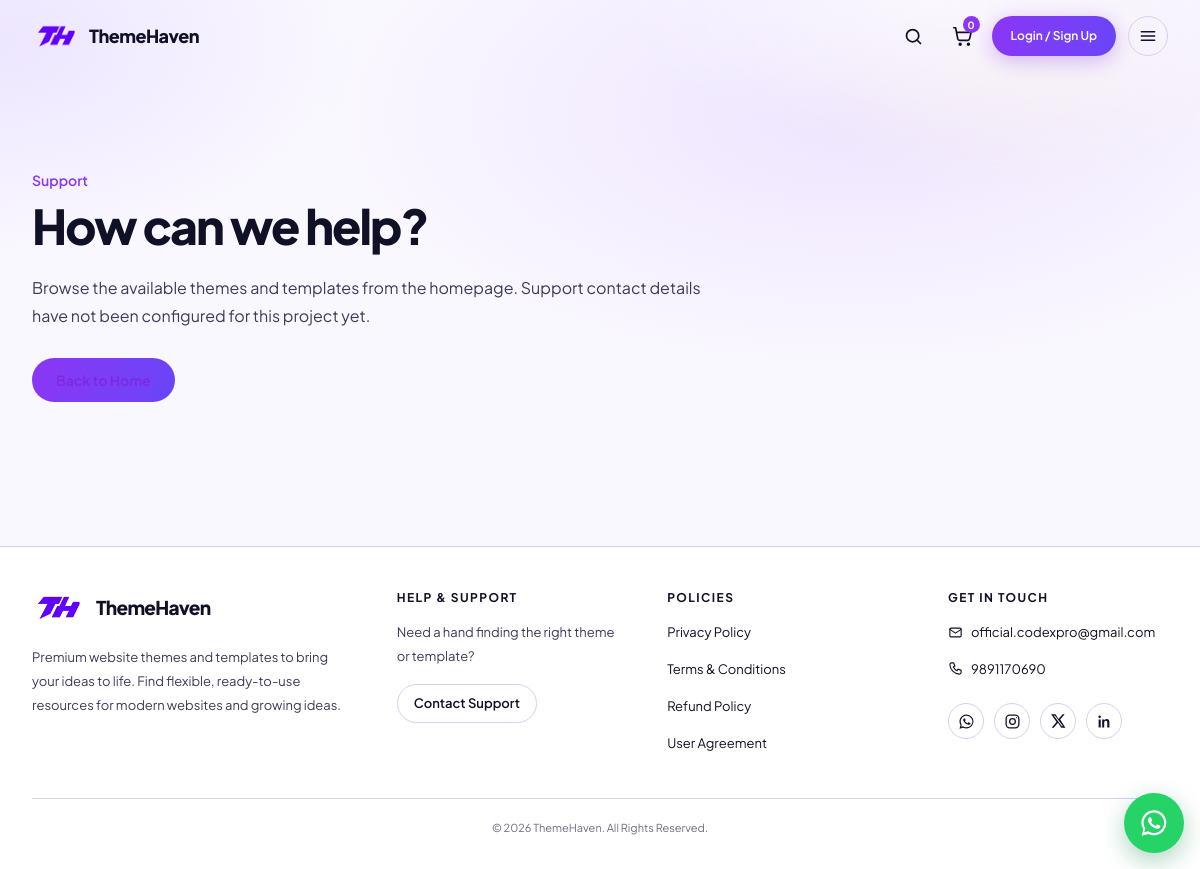
Page /support/ (signed in) on the committed database.
### core/models.py (models this page shows, shortened)
class FooterSettings(models.Model):
    id = models.PositiveSmallIntegerField(primary_key=True, default=1, editable=False)
    brand_description = models.TextField(
        'Brand Description',
        max_length=320,
        default='Premium website themes and templates to bring your ideas to life. Find flexible, ready-to-use resources for modern websites and growing ideas.',
    )
    help_heading = models.CharField('Help & Support Heading', max_length=60, default='Help & Support')
    help_intro = models.CharField(
        'Help & Support Introduction',
        max_length=240,
        default='Need a hand finding the right theme or template?',
    )
    support_button_label = models.CharField('Support Button Text', max_length=60, default='Contact Support')
    support_url = models.CharField(
        'Support Page URL',
        max_length=200,
        default='/support/',
        help_text='Use an internal path such as /support/ or a full http(s) URL.',
    )
    policies_heading = models.CharField('Policies Heading', max_length=60, default='Policies')
    privacy_label = models.CharField('Privacy Policy Title', max_length=80, default='Privacy Policy')
    privacy_url = models.CharField(
        'Privacy Policy URL',
        max_length=200,
        default='/privacy-policy/',
        help_text='Use an internal path or a full http(s) URL.',
    )
    terms_label = models.CharField('Terms & Conditions Title', max_length=80, default='Terms & Conditions')
    terms_url = models.CharField(
        'Terms & Conditions URL',
        max_length=200,
        default='/terms-conditions/',
        help_text='Use an internal path or a full http(s) URL.',
    )
    refund_label = models.CharField('Refund Policy Title', max_length=80, default='Refund Policy')
    refund_url = models.CharField(
        'Refund Policy URL',
        max_length=200,
        default='/refund-cancellation-policy/',
        help_text='Use an internal path or a full http(s) URL.',
    )
    agreement_label = models.CharField('User Agreement Title', max_length=80, default='User Agreement')
    agreement_url = models.CharField(
        'User Agreement URL',
        max_length=200,
        default='/shipping-delivery-policy/',
        help_text='Use an internal path or a full http(s) URL.',
    )
    contact_heading = models.CharField('Contact Heading', max_length=60, default='Get in Touch')
    contact_email = models.EmailField('Contact Email', blank=True)
    contact_phone = models.CharField('Contact Phone Number', max_length=60, blank=True)
    contact_message = models.CharField(
        'Empty Contact Message',
        max_length=160,
        default='Contact details have not been configured yet.',
        help_text='Shown only when both email and phone are empty.',
    )
    whatsapp_url = models.URLField('WhatsApp URL', blank=True, help_text='Icon appears only when set.')
    instagram_url = models.URLField('Instagram URL', blank=True, help_text='Icon appears only when set.')
    x_url = models.URLField('X / Twitter URL', blank=True, help_text='Icon appears only when set.')
    linkedin_url = models.URLField('LinkedIn URL', blank=True, help_text='Icon appears only when set.')
    copyright_text = models.CharField(
        'Copyright Text',
        max_length=160,
        default='© 2026 ThemeHaven. All Rights Reserved.',
    )
    class Meta:
        verbose_name = 'Footer Settings'
        verbose_name_plural = 'Footer Settings'
    @classmethod
    def load(cls):
        configured = getattr(settings, 'SOCIAL_LINKS', {})
        defaults = {
            'whatsapp_url': configured.get('whatsapp', ''),
            'instagram_url': configured.get('instagram', ''),
            'x_url': configured.get('x', ''),
            'linkedin_url': configured.get('linkedin', ''),
        }
        obj, _created = cls.objects.get_or_create(pk=1, defaults=defaults)
        return obj

### core/views.py (the view)
# urls.py: path('support/', views.support, name='support'),
def support(request):
    return render(request, 'core/support.html')

### core/context_processors.py (called while the page is built)
def _http_url(value):
    value = (value or '').strip()
    parsed = urlparse(value)
    if parsed.scheme in {'http', 'https'} and parsed.netloc:
        return value
    return ''

def _page_url(value):
    value = (value or '').strip()
    parsed = urlparse(value)
    if parsed.scheme in {'http', 'https'} and parsed.netloc:
        return value
    if value.startswith('/') and not value.startswith('//'):
        return value
    return ''

def _digits(value):
    return re.sub(r'\D', '', value or '')

def _shade(hex_color, amount):
    value = (hex_color or '#000000').lstrip('#')
    if len(value) != 6:
        return hex_color
    red, green, blue = (int(value[index:index + 2], 16) / 255 for index in (0, 2, 4))
    hue, lightness, saturation = colorsys.rgb_to_hls(red, green, blue)
    lightness = min(1, max(0, lightness + amount))
    red, green, blue = colorsys.hls_to_rgb(hue, lightness, saturation)
    return '#{:02X}{:02X}{:02X}'.format(round(red * 255), round(green * 255), round(blue * 255))

def _theme_colors(config, prefix):
    names = (
        'bg_primary', 'bg_secondary', 'bg_card', 'header_bg', 'footer_bg',
        'text_primary', 'text_secondary', 'heading_color', 'border_color',
        'button_bg', 'button_text', 'input_bg', 'input_text', 'link_color',
        'accent_color',
    )
    colors = {name: getattr(config, f'{prefix}_{name}') for name in names}
    colors['accent_hover'] = _shade(colors['accent_color'], 0.12)
    colors['button_hover'] = _shade(colors['button_bg'], -0.1)
    return colors

### core/models.py (called while the page is built)
    @classmethod
    def load(cls):
        obj, _created = cls.objects.get_or_create(pk=1)
        return obj

### growth_center/context_processors.py (called while the page is built)
def seo(request):
    try:
        return {'seo': build_seo_context(request)}
    except Exception:
        return {'seo': {}}

### growth_center/seo.py (called while the page is built)
def apply_www_preference(host, preference):
    host = (host or '').lower()
    if preference == 'with' and host and not host.startswith('www.'):
        return f'www.{host}'
    if preference == 'without' and host.startswith('www.'):
        return host[4:]
    return host

def normalize_path(path, behavior='preserve'):
    text = str(path or '/').split('?', 1)[0].split('#', 1)[0]
    if not text.startswith('/'):
        text = f'/{text}'
    if text == '/':
        return '/'
    if behavior == 'force_slash' and not text.endswith('/'):
        return f'{text}/'
    if behavior == 'strip_slash' and text.endswith('/'):
        return text.rstrip('/')
    return text

### templates/core/support.html (shortened to what this page needs)
{% extends "base/base.html" %}
{% block content %}<section class="mx-auto max-w-[1200px] px-5 py-16 sm:px-8 lg:py-24"><p class="text-sm font-semibold text-[var(--accent)]">Support</p><h1 class="mt-3 text-4xl font-extrabold sm:text-5xl">How can we help?</h1><p class="mt-6 max-w-2xl text-base leading-7 text-[var(--text-secondary)]">Browse the available themes and templates from the homepage. Support contact details have not been configured for this project yet.</p><a href="{% url 'home' %}" class="mt-7 inline-flex rounded-full bg-[image:var(--accent-gradient)] px-6 py-3 text-sm font-semibold text-white">Back to Home</a></section>{% endblock %}

### templates/components/footer.html (shortened to what this page needs)
{% load static %}
<footer id="site-footer" class="mt-12 border-t border-[var(--border-color)] bg-[var(--bg-secondary)]/75">
  <div class="mx-auto max-w-[1432px] px-5 pb-8 pt-11 sm:px-8 xl:px-0 xl:pt-14">
    <div class="grid grid-cols-1 gap-x-8 gap-y-10 sm:grid-cols-2 lg:grid-cols-[1.55fr_1.1fr_1.15fr_1.05fr] lg:gap-10">
      <div>
        <a href="{% url 'home' %}" aria-label="ThemeHaven home" class="inline-flex items-center gap-2.5">
          <img src="{% static 'img/logo.png' %}" alt="" class="h-8 w-[54px] shrink-0 object-contain" />
          <span class="text-[19px] font-extrabold tracking-[-0.7px] text-[var(--text-primary)]">ThemeHaven</span>
        </a>
        <p class="mt-4 max-w-[320px] text-[13px] leading-6 text-[var(--text-secondary)]">{{ footer.brand_description }}</p>
      </div>
      <div>
        <h2 class="text-[12px] font-bold uppercase tracking-[0.12em] text-[var(--text-primary)]">{{ footer.help_heading }}</h2>
        <p class="mt-4 max-w-[240px] text-[13px] leading-6 text-[var(--text-secondary)]">{{ footer.help_intro }}</p>
        {% if footer.support_url %}<a href="{{ footer.support_url }}" class="mt-4 inline-flex rounded-full border border-[var(--border-color)] px-4 py-2 text-[13px] font-semibold text-[var(--accent)] transition-colors duration-200 hover:border-[var(--border-hover)] focus-visible:outline-offset-2">{{ footer.support_button_label }}</a>{% endif %}
      </div>
      <div>
        <h2 class="text-[12px] font-bold uppercase tracking-[0.12em] text-[var(--text-primary)]">{{ footer.policies_heading }}</h2>
        <ul class="mt-4 space-y-2.5 text-[13px] leading-6 text-[var(--text-secondary)]">
          <li><a href="{{ footer.privacy_url }}" class="group flex items-start justify-between gap-3 transition-colors duration-200 hover:text-[var(--accent)]"><span class="min-w-0">{{ footer.privacy_label }}</span></a></li>
          <li><a href="{{ footer.terms_url }}" class="group flex items-start justify-between gap-3 transition-colors duration-200 hover:text-[var(--accent)]"><span class="min-w-0">{{ footer.terms_label }}</span></a></li>
          <li><a href="{{ footer.refund_url }}" class="group flex items-start justify-between gap-3 transition-colors duration-200 hover:text-[var(--accent)]"><span class="min-w-0">{{ footer.refund_label }}</span></a></li>
          <li><a href="{{ footer.agreement_url }}" class="group flex items-start justify-between gap-3 transition-colors duration-200 hover:text-[var(--accent)]"><span class="min-w-0">{{ footer.agreement_label }}</span></a></li>
        </ul>
      </div>
      <div>
        <h2 class="text-[12px] font-bold uppercase tracking-[0.12em] text-[var(--text-primary)]">{{ footer.contact_heading }}</h2>
        <ul class="mt-4 space-y-2.5 text-[13px] leading-6 text-[var(--text-secondary)]">
          {% if footer.contact_email %}
          <li><a href="mailto:{{ footer.contact_email }}" class="inline-flex max-w-full items-center gap-2 break-all transition-colors duration-200 hover:text-[var(--accent)]"><svg class="h-[15px] w-[15px] shrink-0" viewBox="0 0 24 24" fill="none" stroke="currentColor" stroke-width="1.8" stroke-linecap="round" stroke-linejoin="round" aria-hidden="true"><rect x="3" y="5" width="18" height="14" rx="2"/><path d="m3 7 9 6 9-6"/></svg><span class="min-w-0">{{ footer.contact_email }}</span></a></li>
          {% endif %}
          {% if footer.contact_phone %}
          <li><a href="tel:{{ footer.contact_phone_href }}" class="inline-flex items-center gap-2 transition-colors duration-200 hover:text-[var(--accent)]"><svg class="h-[15px] w-[15px] shrink-0" viewBox="0 0 24 24" fill="none" stroke="currentColor" stroke-width="1.8" stroke-linecap="round" stroke-linejoin="round" aria-hidden="true"><path d="M6 3h3l2 5-2.5 1.5a13 13 0 0 0 6 6L16 13l5 2v3c0 1.7-1.4 3-3 3A16 16 0 0 1 3 6c0-1.6 1.4-3 3-3Z"/></svg><span>{{ footer.contact_phone }}</span></a></li>
          {% endif %}
        </ul>
        <nav class="mt-5 flex flex-wrap items-center gap-2.5" aria-label="Connect with ThemeHaven">
          {% if footer.social_links.whatsapp %}
          <a href="{{ footer.social_links.whatsapp }}" target="_blank" rel="noopener noreferrer" aria-label="ThemeHaven on WhatsApp" title="WhatsApp" class="flex h-9 w-9 items-center justify-center rounded-full border border-[var(--border-color)] text-[var(--text-secondary)] transition-colors duration-200 hover:border-[var(--border-hover)] hover:text-[var(--accent)] focus-visible:outline-offset-2">
          </a>
          {% endif %}
          {% if footer.social_links.instagram %}
          <a href="{{ footer.social_links.instagram }}" target="_blank" rel="noopener noreferrer" aria-label="ThemeHaven on Instagram" title="Instagram" class="flex h-9 w-9 items-center justify-center rounded-full border border-[var(--border-color)] text-[var(--text-secondary)] transition-colors duration-200 hover:border-[var(--border-hover)] hover:text-[var(--accent)] focus-visible:outline-offset-2">
            <svg class="h-[17px] w-[17px]" viewBox="0 0 24 24" fill="none" stroke="currentColor" stroke-width="1.8" stroke-linecap="round" stroke-linejoin="round" aria-hidden="true"><rect x="3" y="3" width="18" height="18" rx="5"/><circle cx="12" cy="12" r="4"/><path d="M17.5 6.5h.01"/></svg>
          </a>
          {% endif %}
          {% if footer.social_links.x %}
          <a href="{{ footer.social_links.x }}" target="_blank" rel="noopener noreferrer" aria-label="ThemeHaven on X" title="X (Twitter)" class="flex h-9 w-9 items-center justify-center rounded-full border border-[var(--border-color)] text-[var(--text-secondary)] transition-colors duration-200 hover:border-[var(--border-hover)] hover:text-[var(--accent)] focus-visible:outline-offset-2">
            <svg class="h-[16px] w-[16px]" viewBox="0 0 24 24" fill="currentColor" aria-hidden="true"><path d="M18.9 2H22l-6.8 7.8L23.2 22h-6.3L12 14.6 5.6 22H2.5l7.3-8.4L1.8 2h6.5l4.4 6.9L18.9 2Zm-1.1 18h1.7L7.3 3.9H5.5L17.8 20Z"/></svg>
          </a>
          {% endif %}
          {% if footer.social_links.linkedin %}
          <a href="{{ footer.social_links.linkedin }}" target="_blank" rel="noopener noreferrer" aria-label="ThemeHaven on LinkedIn" title="LinkedIn" class="flex h-9 w-9 items-center justify-center rounded-full border border-[var(--border-color)] text-[var(--text-secondary)] transition-colors duration-200 hover:border-[var(--border-hover)] hover:text-[var(--accent)] focus-visible:outline-offset-2">
            <svg class="h-[17px] w-[17px]" viewBox="0 0 24 24" fill="currentColor" aria-hidden="true"><path d="M5.2 3.5a1.8 1.8 0 1 0 0 3.6 1.8 1.8 0 0 0 0-3.6ZM3.7 9h3v11.5H3.7V9Zm5 0h2.9v1.6h.1c.4-.8 1.5-2 3.2-2 3.4 0 4 2.2 4 5v6.9h-3v-6.1c0-1.5 0-3.3-2-3.3s-2.3 1.6-2.3 3.2v6.2H8.7V9Z"/></svg>
          </a>
          {% endif %}
        </nav>
      </div>
    </div>
    <div class="mt-10 border-t border-[var(--border-color)] pt-5 text-center">
      <p class="text-[11px] text-[var(--text-muted)]">{{ footer.copyright_text }}</p>
    </div>
  </div>
</footer>

### rows in the picture
FooterSettings: brand_description "Premium website themes and templates to bring your ideas to life. Find flexible, ready-to-use resources for modern websites and growing ideas.", help_heading "HELP & SUPPORT", help_intro "Need a hand finding the right theme or template?", support_button_label "Contact Support", policies_heading "POLICIES", privacy_label "Privacy Policy", terms_label "Terms & Conditions", refund_label "Refund Policy", agreement_label "User Agreement", contact_heading "GET IN TOUCH", contact_email "official.codexpro@gmail.com", contact_phone "9891170690", copyright_text "© 2026 ThemeHaven. All Rights Reserved."
